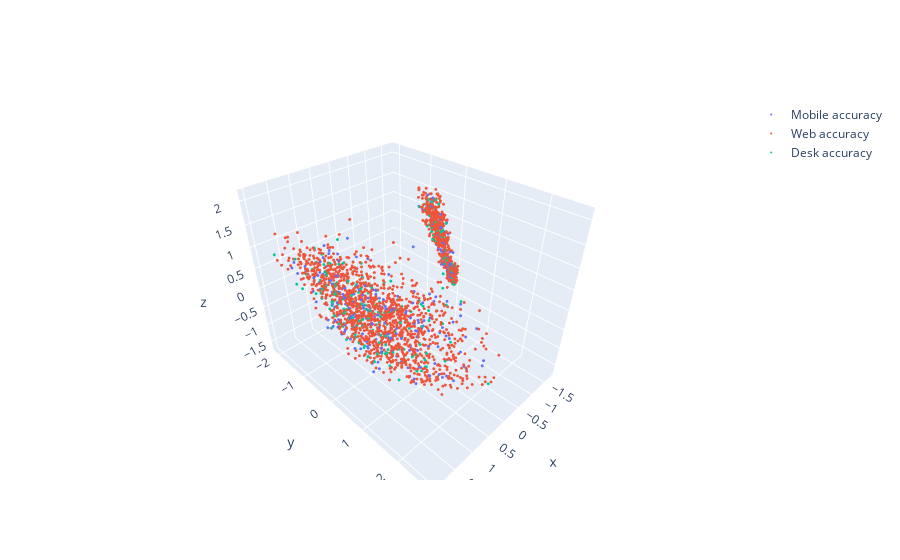

This figure's notebook cell:
### Code cell
import plotly.graph_objects as go
import numpy as np

# Helix equation


fig = go.Figure()
x = np.squeeze(pca_X[np.where(testY==0),0])
y = np.squeeze(pca_X[np.where(testY==0),1])
z = np.squeeze(pca_X[np.where(testY==0),2])
fig.add_trace(go.Scatter3d(x=x, y=y, z=z,
                                   mode='markers',name = 'Mobile accuracy',marker = dict(size = 1,color = 0, line_color='rgb(140, 140, 170)')))
x = np.squeeze(pca_X[np.where(testY==1),0])
y = np.squeeze(pca_X[np.where(testY==1),1])
z = np.squeeze(pca_X[np.where(testY==1),2])
fig.add_trace(go.Scatter3d(x=x, y=y, z=z,
                                   mode='markers',name ='Web accuracy' ,marker = dict(size = 1,color = 100, line_color='rgb(140, 140, 170)')))
x = np.squeeze(pca_X[np.where(testY==2),0])
y = np.squeeze(pca_X[np.where(testY==2),1])
z = np.squeeze(pca_X[np.where(testY==2),2])
fig.add_trace(go.Scatter3d(x=x, y=y, z=z,
                                  mode='markers',name ='Desk accuracy' ,marker = dict(size = 1,color = 255, line_color='rgb(140, 140, 170)')))

fig.show()

### Figure 1 — Plotly figure (JSON) as saved in the notebook; plotly's stock layout.template omitted (floating-point values rounded to 4 significant figures; data arrays with more than 128 entries replaced by an {"elided": "..."} marker saying what was removed)
{"data": [{"marker": {"color": 0, "line": {"color": "rgb(140, 140, 170)"}, "size": 1}, "mode": "markers", "name": "Mobile accuracy", "type": "scatter3d", "x": {"elided": "304 float values"}, "y": {"elided": "304 float values"}, "z": {"elided": "304 float values"}}, {"marker": {"color": 100, "line": {"color": "rgb(140, 140, 170)"}, "size": 1}, "mode": "markers", "name": "Web accuracy", "type": "scatter3d", "x": {"elided": "2157 float values"}, "y": {"elided": "2157 float values"}, "z": {"elided": "2157 float values"}}, {"marker": {"color": 255, "line": {"color": "rgb(140, 140, 170)"}, "size": 1}, "mode": "markers", "name": "Desk accuracy", "type": "scatter3d", "x": {"elided": "274 float values"}, "y": {"elided": "274 float values"}, "z": {"elided": "274 float values"}}], "layout": {}}
